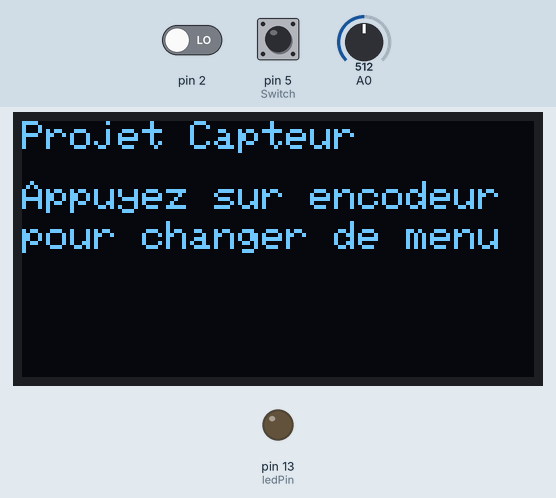
Simulated run of this sketch. Board: Arduino Uno, built with avr-gcc and run on an emulated ATmega328P. On the bench: 128×64 one-colour display, output pins drawn as LEDs (lit = HIGH). The inputs (shaded band) are chosen by the test bench; at power-on: pin 5 (Switch) HIGH, A0 = 512, pin 2 LOW. What the sketch prints to the serial monitor is not drawn.

Above: at 3.2 s.
3.3 s: pin 5 (Switch) pulled LOW for 0.15 s
At 4.6 s:
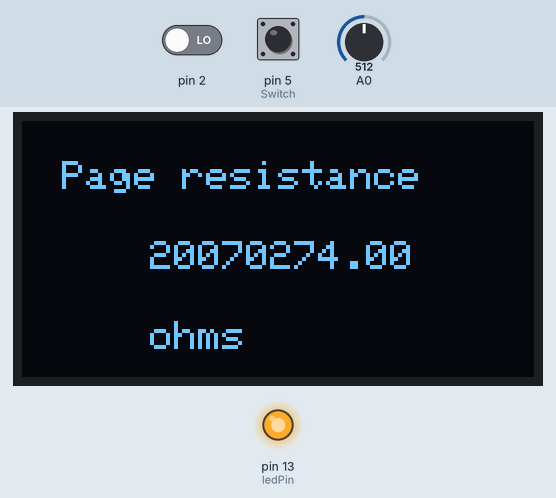
4.9 s: A0 set to 716
At 6.1 s:
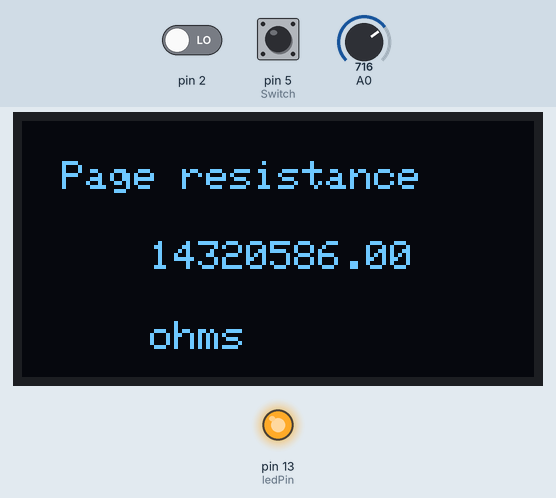
6.4 s: A0 set to 4
At 7.4 s:
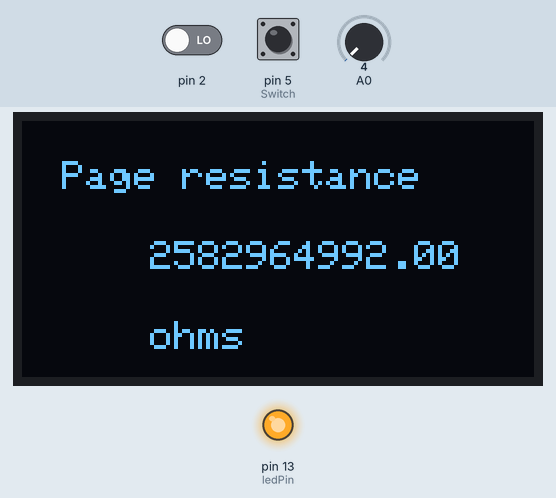
7.9 s: A0 set to 1
At 8.8 s:
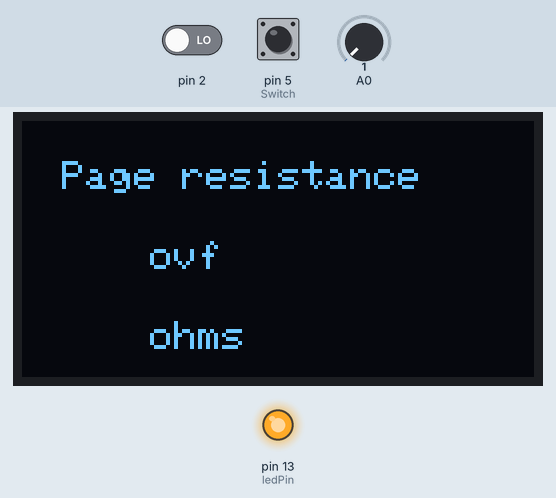
9.4 s: pin 5 (Switch) pulled LOW for 1 s
At 11.0 s:
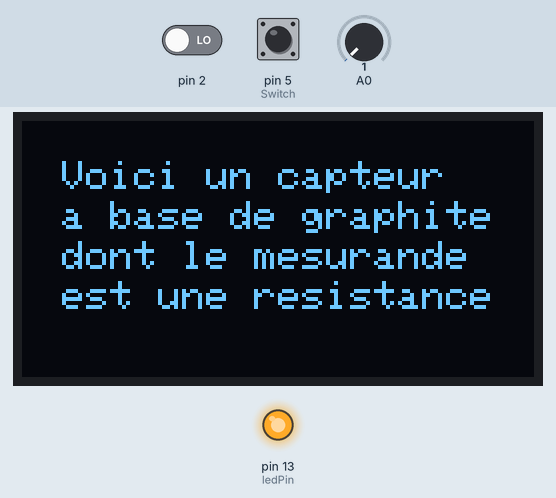
11.9 s: pin 5 (Switch) pulled LOW for 0.15 s
At 12.7 s:
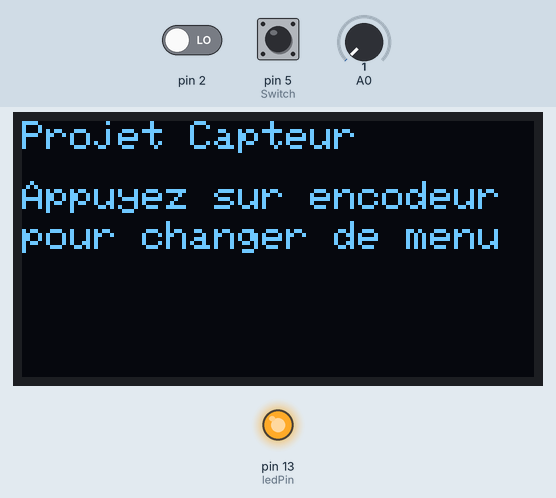
Timing chart, 0 to 14.5 s (numbered marks = the images above; inputs shaded):
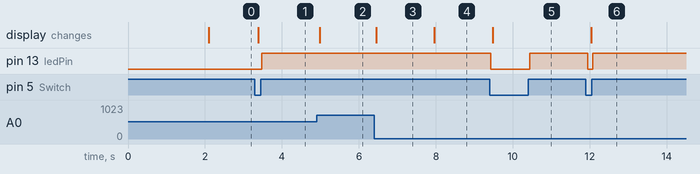

Measured:
- the behaviour switches between 3 and 2 on A0 (found by bisection; images 3 and 4)
- after the input at 3.3 s, pin 13 (ledPin): LOW → HIGH after 0.18 s; the display: changes after 0.08 s (image 1)
- after the input at 4.9 s, the display: changes after 0.09 s (image 2)
- after the input at 6.4 s, the display: changes after 0.05 s (image 3)
- after the input at 7.9 s, the display: changes after 0.06 s (image 4)
- after the input at 9.4 s, pin 13 (ledPin): HIGH → LOW at once, → HIGH 1.0 s later; the display: changes after 0.07 s (image 5)
- after the input at 11.9 s, pin 13 (ledPin): HIGH → LOW at once, → HIGH 0.14 s later; the display: changes after 0.13 s (image 6)

The sketch:

OLED_seul.ino
```cpp
//////////Définition des bibliotheques//////////
//#include <Adafruit_CircuitPlayground.h>
#include <Adafruit_SSD1306.h>

///// Definition des variables/////
/***Debouncing***/
const int Switch=5;
const int ledPin=13;

int ledState=HIGH;
int buttonState;
int lastButtonState=HIGH;
int compteur_filtre;
int compteur_non_filtre;

long lastDebounceTime=0;
long debounceDelay=50;

/***OLED***/
volatile unsigned int encoder0pos=0;
int Switchstate=0;
byte dir = 0;
int compteurSwitch=0;


///////// Definition des pins///////
/***encodeur***/
#define encoder0pinA 3 // CLK
#define encoder0pinB 4 // DATA
#define Switch 5 // SWITCH

/***OLED***/
#define SCREEN_WIDTH 128
#define SCREEN_HEIGHT 64
#define OLED_RESET -1

Adafruit_SSD1306 ecranOLED(SCREEN_WIDTH, SCREEN_HEIGHT, &Wire, OLED_RESET);

//////// Programme principal////////

void setup() {


  ecranOLED.clearDisplay();
  pinMode(encoder0pinA, INPUT);
  digitalWrite(encoder0pinA,HIGH);

  pinMode(encoder0pinB, INPUT);
  digitalWrite(encoder0pinB,HIGH);

  attachInterrupt(0,doEncoder,RISING);

  pinMode(Switch, INPUT);

  Serial.begin(9600);
  Serial.println("Start");

  if(!ecranOLED.begin(SSD1306_SWITCHCAPVCC,0x3C)){
    while(1);
  }

  ecranOLED.setTextColor(SSD1306_WHITE);
  ecranOLED.clearDisplay();
  ecranOLED.setTextSize(1);

//affichage OLED
  ecranOLED.setCursor(0,0);
  ecranOLED.print("Projet Capteur");
  ecranOLED.print("Pommier et Alvarez");
  ecranOLED.display();
  delay(2000);
  ecranOLED.clearDisplay();

//Debouncing
  Serial.begin(9600);
  pinMode(Switch,INPUT);
  pinMode(ledPin,OUTPUT);
 }

void loop() {
  ecranOLED.clearDisplay();
//  Serial.print("Position:");
//  Serial.println(encoder0pos, DEC);

  double voltage;
  double resistance;
  voltage=analogRead(A0); // recupere la valeur en sortie
  Serial.println("la valeur de ADC "+ String(voltage*5/1023)+ " Volts"); // permet de convertir la valeur en sortie de l'arduino en tension réelle
  resistance=(1+100000/1000)*100000*(1023/voltage)-100000-10000; // calcul de la resistance à partir de la tension (voir LTSPICE)


  // etat bouton encodeur
  Switchstate=digitalRead(Switch);

    if(compteur_filtre == 0){
      ecranOLED.setCursor(0,0);
      ecranOLED.print("Projet Capteur");
      ecranOLED.setCursor(0,15 );
      ecranOLED.print("Appuyez sur encodeur");
      ecranOLED.setCursor(0,25 );
      ecranOLED.print("pour changer de menu");
      ecranOLED.display();

    }


    if(compteur_filtre == 1){
      ecranOLED.setCursor(10,10);
      ecranOLED.clearDisplay();
      ecranOLED.print("Page resistance");
      ecranOLED.setCursor(32,30);
      ecranOLED.println(resistance);
      ecranOLED.setCursor(32,50);
 ecranOLED.print("ohms");
      ecranOLED.display();


    }

     if(compteur_filtre == 2){
      ecranOLED.setCursor(10,10);
      ecranOLED.clearDisplay();
      ecranOLED.print("Voici un capteur");
      ecranOLED.setCursor(10,20);
      ecranOLED.print("a base de graphite");
      ecranOLED.setCursor(10,30);
      ecranOLED.print("dont le mesurande");
      ecranOLED.setCursor(10,40);
      ecranOLED.print("est une resistance");
      ecranOLED.display();


    }

     if(compteur_filtre == 3){
      compteur_filtre=0;

    }

    int reading=digitalRead(Switch);
    if(reading!=lastButtonState){
      lastDebounceTime=millis();
      if(reading==0){
        compteur_filtre=compteur_filtre+1;
      }
      buttonState=reading;
    }
    digitalWrite(ledPin,buttonState);
    lastButtonState=reading;
    Serial.print("Compteurs:");
    Serial.print(compteur_non_filtre);
    Serial.print(",");
    Serial.println(compteur_filtre);
}


/////// Definir les fonctions///////

void doEncoder() {
  if (digitalRead(encoder0pinA) == HIGH) {
    if (digitalRead(encoder0pinB) == LOW && encoder0pos > 0) {
      encoder0pos = encoder0pos - 1;
      dir = 0;
    }
    else {
      encoder0pos = encoder0pos + 1;
      dir = 1;
    }
  }
  else
 {
    if (digitalRead(encoder0pinB) == LOW ) {
      encoder0pos = encoder0pos + 1;
      dir = 1;
    }
    else {
      if (encoder0pos > 0) {
        encoder0pos = encoder0pos - 1;
        dir = 0;
      }
    }
  }
}
```
